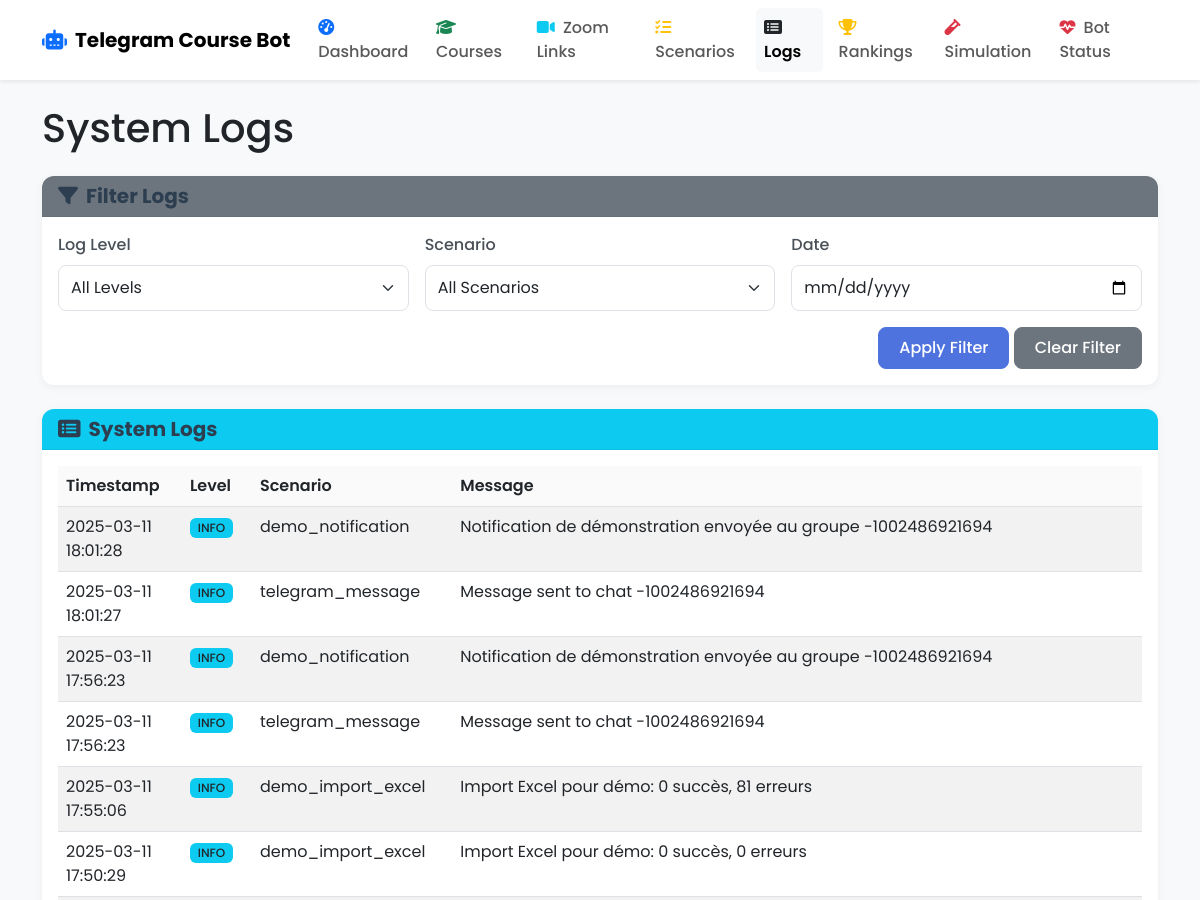
Page /logs (upper part) on the earlier database version.
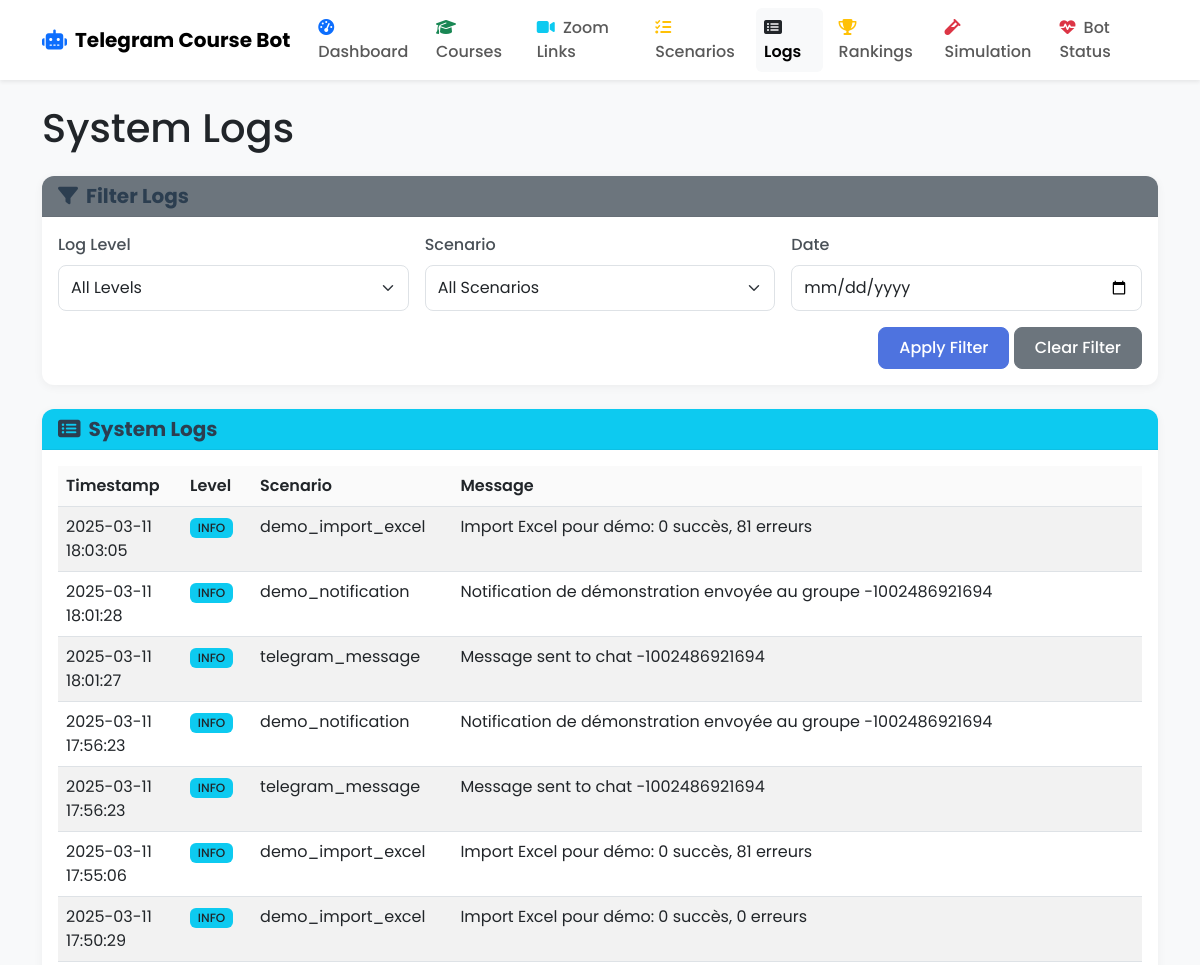
Same page on the later database version.
### models.py (models this page shows, shortened)
class Log(db.Model):
    id = db.Column(db.Integer, primary_key=True)
    level = db.Column(db.String(20), nullable=False)  # INFO, WARNING, ERROR
    scenario = db.Column(db.String(100), nullable=True)  # Which scenario the log is related to
    message = db.Column(db.Text, nullable=False)
    timestamp = db.Column(db.DateTime, default=datetime.utcnow)

### routes.py (the view)
    @app.route('/logs')
    def logs():
        all_logs = Log.query.order_by(Log.timestamp.desc()).all()
        return render_template('logs.html', logs=all_logs)

### templates/logs.html (shortened to what this page needs)
{% extends 'layout.html' %}
{% block content %}
<div class="row">
    <div class="col-12">
        <h1 class="mb-4">System Logs</h1>
    </div>
</div>
<div class="card mb-4">
    <div class="card-header bg-secondary text-white">
        <h5 class="mb-0"><i class="fas fa-filter me-2"></i>Filter Logs</h5>
    </div>
    <div class="card-body">
        <form id="filterForm" class="row g-3">
            <div class="col-md-4">
                <label for="level-filter" class="form-label">Log Level</label>
                <select id="level-filter" class="form-select">
                    <option value="all">All Levels</option>
                </select>
            </div>
            <div class="col-md-4">
                <label for="scenario-filter" class="form-label">Scenario</label>
                <select id="scenario-filter" class="form-select">
                    <option value="all">All Scenarios</option>
                </select>
            </div>
            <div class="col-md-4">
                <label for="date-filter" class="form-label">Date</label>
                <input type="date" id="date-filter" class="form-control">
            </div>
            <div class="col-12 text-end">
                <button type="button" id="apply-filter" class="btn btn-primary">Apply Filter</button>
                <button type="button" id="clear-filter" class="btn btn-secondary">Clear Filter</button>
            </div>
        </form>
    </div>
</div>
<div class="card">
    <div class="card-header bg-info text-white">
        <h5 class="mb-0"><i class="fas fa-list-alt me-2"></i>System Logs</h5>
    </div>
    <div class="card-body">
        {% if logs %}
        <div class="table-responsive">
            <table class="table table-striped table-hover" id="logs-table">
                <thead>
                    <tr>
                        <th>Timestamp</th>
                        <th>Level</th>
                        <th>Scenario</th>
                        <th>Message</th>
                    </tr>
                </thead>
                <tbody>
                    {% for log in logs %}
                    <tr class="log-row"
                        data-level="{{ log.level }}"
                        data-scenario="{{ log.scenario }}"
                        data-date="{{ log.timestamp.strftime('%Y-%m-%d') }}">
                        <td>{{ log.timestamp.strftime('%Y-%m-%d %H:%M:%S') }}</td>
                        <td>
                            {% if log.level == 'INFO' %}
                                <span class="badge bg-info text-dark">INFO</span>
                            {% elif log.level == 'WARNING' %}
                                <span class="badge bg-warning text-dark">WARNING</span>
                            {% elif log.level == 'ERROR' %}
                                <span class="badge bg-danger">ERROR</span>
                            {% endif %}
                        </td>
                        <td>{{ log.scenario or 'System' }}</td>
                        <td>{{ log.message }}</td>
                    </tr>
                    {% endfor %}
                </tbody>
            </table>
        </div>
        {% else %}
        <div class="alert alert-info">No logs available.</div>
        {% endif %}
    </div>
</div>
{% endblock %}

Differences in the rows shown:
added Log: timestamp "2025-03-11 18:03:05", level "INFO", scenario "demo_import_excel", message "Import Excel pour démo: 0 succès, 81 erreurs"
